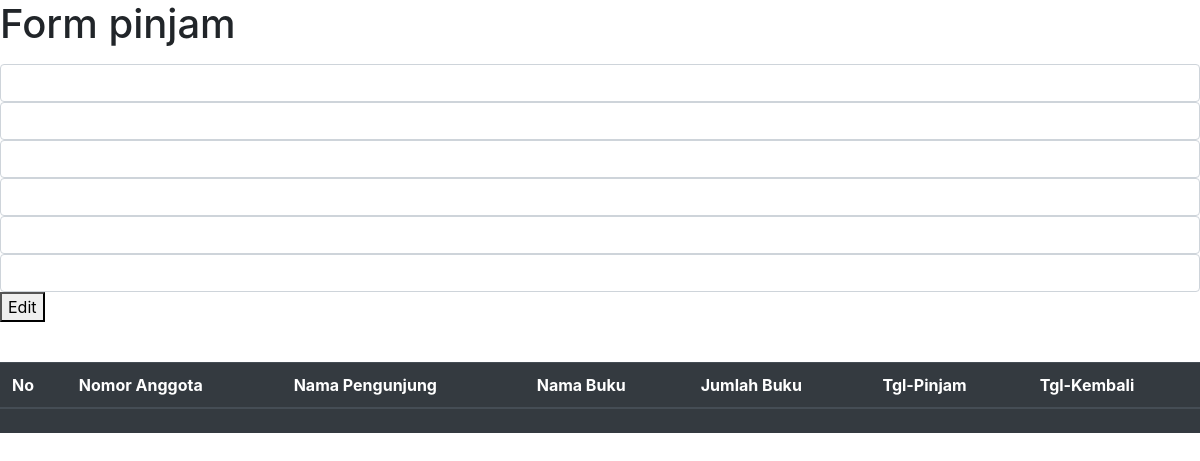
The app's page /15/update/, older data.
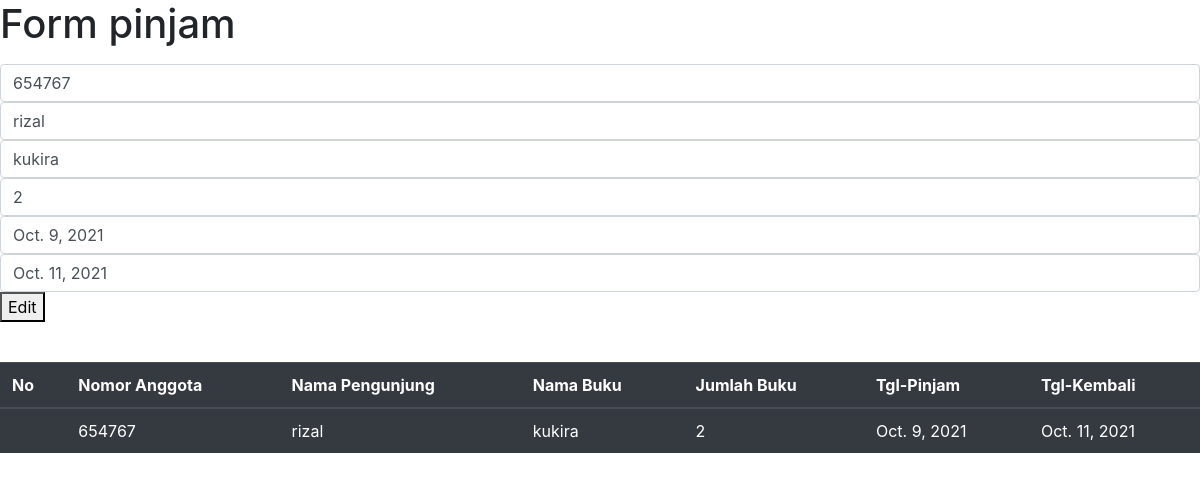
The same page, newer data.
### perpus/models.py (models this page shows)
class pinjam(models.Model):
    nmr_anggota = models.IntegerField()
    nama = models.TextField(max_length=200)
    buku = models.TextField(max_length=200)
    jml_buku = models.IntegerField()
    tgl_pinjam = models.DateField(blank=True, null=True)
    tgl_kembali = models.DateField(blank=True, null=True)

### perpus/views.py (the view, shortened to what this page needs)
# urls.py: path('<id>/update/', views.updateindex),
def updateindex(request,id):
    data = models.pinjam.objects.filter(pk=id).first()
    print(data)
    return render (request,'edit.html',{
        "data": data,
    })

### perpus/templates/edit.html (shortened to what this page needs)
<html>
<head>
    <link rel="stylesheet" href="https://cdn.jsdelivr.net/npm/bootstrap@4.6.0/dist/css/bootstrap.min.css">
</head>
<body>
    <div class= "form">
        <form action="" method="POST">
            <label for="name"><h1>Form pinjam</h4></label>
            <br>
            <input type="text" class="form-control" name="nmr_anggota" value="{{data.nmr_anggota}}" class = "form-control">
            <input type="text" class="form-control" name="nama"value="{{data.nama}}" class = "form-control">
            <input type="text" class="form-control" name="buku"value="{{data.buku}}" class = "form-control">
            <input type="number" class="form-control" name="jml_buku" value="{{data.jml_buku}}" class = "form-control">
            <input type="text" class="form-control" name="tgl_pinjam"value="{{data.tgl_pinjam}}" class = "form-control">
            <input type="text" class="form-control" name="tgl_kembali"value="{{data.tgl_kembali}}" class = "form-control">
            <button type="submit" >Edit</button>
        </form>
    </div>
    <br>
    <table class="table table-dark">
        <thead>
          <tr>
            <th scope="col">No</th>
            <th scope="col">Nomor Anggota</th>
            <th scope="col">Nama Pengunjung</th>
            <th scope="col">Nama Buku</th>
            <th scope="col">Jumlah Buku</th>
            <th scope="col">Tgl-Pinjam</th>
            <th scope="col">Tgl-Kembali</th>
          </tr>
        </thead>
        <tbody>
          <tr>
            <td>{{forloop.counter}}</td>
            <td>{{data.nmr_anggota}}</td>
            <td>{{data.nama}}</td>
            <td>{{data.buku}}</td>
            <td>{{data.jml_buku}}</td>
            <td>{{data.tgl_pinjam}}</td>
            <td>{{data.tgl_kembali}}</td>
          </tr>
        </tbody>
      </table>
   </body>
  </head>
</html>

Row changes from the older to the newer data that the page shows:
added pinjam: nmr_anggota "654767", jml_buku "2", nama "rizal", buku "kukira", tgl_pinjam "Oct. 9, 2021", tgl_kembali "Oct. 11, 2021"
Text that changed along with them:
form field nama: (not shown) → "rizal"
form field buku: (not shown) → "kukira"
form field tgl_pinjam: (not shown) → "Oct. 9, 2021"
form field tgl_kembali: (not shown) → "Oct. 11, 2021"
